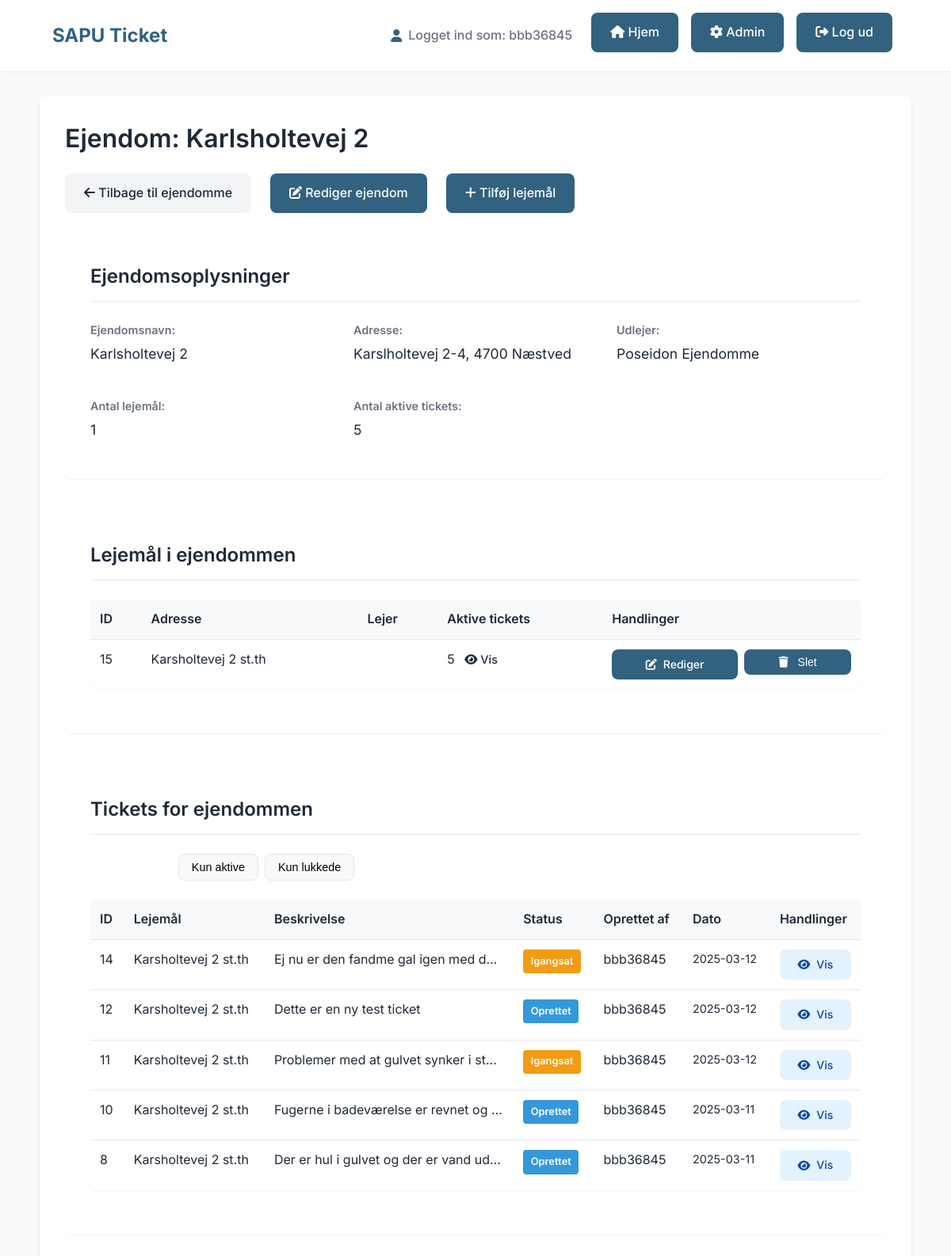
The app's page /admin/properties/view/7 (signed in) with its own data.
### tables this page shows
CREATE TABLE users (
    id INTEGER PRIMARY KEY AUTOINCREMENT,
    username TEXT NOT NULL UNIQUE,
    password_hash TEXT NOT NULL,
    role TEXT,
    invitation_token TEXT,
    invited_by INTEGER,
    unit_id INTEGER, company_name TEXT, phone TEXT, address TEXT, cvr TEXT, speciality TEXT, email TEXT,
    FOREIGN KEY (invited_by) REFERENCES users(id),
    FOREIGN KEY (unit_id) REFERENCES units(id)
);

CREATE TABLE properties (
    id INTEGER PRIMARY KEY AUTOINCREMENT,
    name TEXT NOT NULL,
    owner_id INTEGER NOT NULL,
    adresse TEXT NOT NULL,
    postnummer TEXT NOT NULL,
    by TEXT NOT NULL,
    FOREIGN KEY (owner_id) REFERENCES users(id)
);

CREATE TABLE units (
    id INTEGER PRIMARY KEY AUTOINCREMENT,
    address TEXT NOT NULL,
    property_id INTEGER NOT NULL,
    tenant_id INTEGER,
    FOREIGN KEY (property_id) REFERENCES properties(id),
    FOREIGN KEY (tenant_id) REFERENCES users(id)
);

CREATE TABLE tickets (
    id INTEGER PRIMARY KEY AUTOINCREMENT,
    lejer TEXT NOT NULL,
    beskrivelse TEXT NOT NULL,
    status TEXT NOT NULL,
    udlejer TEXT NOT NULL,
    håndværker TEXT,
    user_id INTEGER,
    unit_id INTEGER NOT NULL, created_at TIMESTAMP, updated_at TIMESTAMP, requires_bid BOOLEAN DEFAULT 0, bid_accepted BOOLEAN DEFAULT 0, craftsman_id INTEGER, craftsman_status TEXT DEFAULT 'pending',
    FOREIGN KEY (user_id) REFERENCES users(id),
    FOREIGN KEY (unit_id) REFERENCES units(id)
);

### app.py (the view, shortened to what this page needs)
@app.route("/admin/properties/view/<int:property_id>")
@flask_login.login_required
def view_property(property_id):
    conn = get_db_connection()
    try:
        property_data = conn.execute('SELECT * FROM properties WHERE id = ?', (property_id,)).fetchone()
        if not property_data:
            flash('Ejendommen blev ikke fundet.', 'error')
            if flask_login.current_user.role == 'admin':
                return redirect(url_for('admin_properties'))
            else:
                return redirect(url_for('udlejer_kontrolpanel'))
        if flask_login.current_user.role == 'udlejer':
            if property_data['owner_id'] != flask_login.current_user.id:
                flash('Du har ikke adgang til at se denne ejendom.', 'error')
                return redirect(url_for('udlejer_kontrolpanel'))
        elif flask_login.current_user.role != 'admin':
            flash('Du har ikke adgang til denne side.', 'error')
            return redirect(url_for('index'))
        owner = conn.execute('SELECT * FROM users WHERE id = ?', (property_data['owner_id'],)).fetchone()
        units = conn.execute('''
            SELECT u.*, t.username as tenant_name
            FROM units u
            LEFT JOIN users t ON u.tenant_id = t.id
            WHERE u.property_id = ?
        ''', (property_id,)).fetchall()
        tickets = conn.execute('''
            SELECT t.*, u.username as creator_name, un.address as unit_address
            FROM tickets t
            LEFT JOIN users u ON t.user_id = u.id
            LEFT JOIN units un ON t.unit_id = un.id
            WHERE un.property_id = ?
            ORDER BY t.created_at DESC
        ''', (property_id,)).fetchall()
        active_tickets = [t for t in tickets if t['status'].lower() != 'lukket']
        closed_tickets = [t for t in tickets if t['status'].lower() == 'lukket']
        return render_template(
            "admin_view_property.html",
            property=property_data,
            owner=owner,
            units=units,
            tickets=tickets,
            active_tickets=active_tickets,
            closed_tickets=closed_tickets
        )
    finally:
        conn.close()

### templates/admin_view_property.html (shortened to what this page needs)
{% extends "base.html" %}
{% block content %}
<div class="container">
    <h1>Ejendom: {{ property.name }}</h1>
    <div class="action-bar top-actions">
        <a href="{{ url_for('admin_properties') }}" class="button-lookalike button-secondary">
            <i class="fas fa-arrow-left"></i> Tilbage til ejendomme
        </a>
        <a href="{{ url_for('edit_property', property_id=property.id) }}" class="button-lookalike">
            <i class="fas fa-edit"></i> Rediger ejendom
        </a>
        <a href="{{ url_for('admin_create_unit') }}?property_id={{ property.id }}" class="button-lookalike">
            <i class="fas fa-plus"></i> Tilføj lejemål
        </a>
    </div>
    <div class="admin-section">
        <h2>Ejendomsoplysninger</h2>
        <div class="property-details">
            <div class="detail-group">
                <div class="detail-label">Ejendomsnavn:</div>
                <div class="detail-value">{{ property.name }}</div>
            </div>
            <div class="detail-group">
                <div class="detail-label">Adresse:</div>
                <div class="detail-value">{{ property.adresse }}, {{ property.postnummer }} {{ property.by }}</div>
            </div>
            <div class="detail-group">
                <div class="detail-label">Udlejer:</div>
                <div class="detail-value">{{ owner.username }}</div>
            </div>
            <div class="detail-group">
                <div class="detail-label">Antal lejemål:</div>
                <div class="detail-value">{{ units|length }}</div>
            </div>
            <div class="detail-group">
                <div class="detail-label">Antal aktive tickets:</div>
                <div class="detail-value">{{ tickets|selectattr('status', 'ne', 'lukket')|list|length }}</div>
            </div>
        </div>
    </div>
    <div class="admin-section">
        <h2>Lejemål i ejendommen</h2>
        {% if units %}
            <table>
                <thead>
                    <tr>
                        <th>ID</th>
                        <th>Adresse</th>
                        <th>Lejer</th>
                        <th>Aktive tickets</th>
                        <th>Handlinger</th>
                    </tr>
                </thead>
                <tbody>
                    {% for unit in units %}
                    <tr>
                        <td data-label="ID">{{ unit.id }}</td>
                        <td data-label="Adresse">{{ unit.address }}</td>
                        <td data-label="Lejer">
                        </td>
                        <td data-label="Aktive tickets">
                            {% set active_tickets = tickets|selectattr('unit_id', 'eq', unit.id)|selectattr('status', 'ne', 'lukket')|list %}
                            {{ active_tickets|length }}
                            {% if active_tickets|length > 0 %}
                                <a href="#tickets-section" class="ticket-link" data-unit-id="{{ unit.id }}">
                                    <i class="fas fa-eye"></i> Vis
                                </a>
                            {% endif %}
                        </td>
                        <td data-label="Handlinger">
                            <div class="action-buttons">
                                <a href="{{ url_for('edit_unit', unit_id=unit.id) }}" class="button-lookalike action-button">
                                    <i class="fas fa-edit"></i> Rediger
                                </a>
                                <form action="{{ url_for('delete_unit', unit_id=unit.id) }}" method="post" class="action-form">
                                    <button type="submit" onclick="return confirm('Er du sikker på, at du vil slette dette lejemål?')" class="button-lookalike button-secondary action-button">
                                        <i class="fas fa-trash"></i> Slet
                                    </button>
                                </form>
                            </div>
                        </td>
                    </tr>
                    {% endfor %}
                </tbody>
            </table>
        {% else %}
            <p class="empty-message">Der er ingen lejemål i denne ejendom.</p>
            <a href="{{ url_for('admin_create_unit') }}?property_id={{ property.id }}" class="button-lookalike">
                <i class="fas fa-plus"></i> Opret første lejemål
            </a>
        {% endif %}
    </div>
    <div class="admin-section" id="tickets-section">
        <h2>Tickets for ejendommen</h2>
        {% if tickets %}
            <div class="filter-buttons">
                <button class="filter-button active" data-filter="all">Alle tickets</button>
                <button class="filter-button" data-filter="active">Kun aktive</button>
                <button class="filter-button" data-filter="closed">Kun lukkede</button>
            </div>
            <table id="tickets-table">
                <thead>
                    <tr>
                        <th>ID</th>
                        <th>Lejemål</th>
                        <th>Beskrivelse</th>
                        <th>Status</th>
                        <th>Oprettet af</th>
                        <th>Dato</th>
                        <th>Handlinger</th>
                    </tr>
                </thead>
                <tbody>
                    {% for ticket in tickets %}
                    <tr data-unit-id="{{ ticket.unit_id }}">
                        <td data-label="ID">{{ ticket.id }}</td>
                        <td data-label="Lejemål" data-unit-id="{{ ticket.unit_id }}">{{ ticket.unit_address or 'Ukendt' }}</td>
                        <td data-label="Beskrivelse" class="description-cell">
                            <div class="description-short">
                                {% if ticket.beskrivelse %}
                                    {{ ticket.beskrivelse[:50] }}{% if ticket.beskrivelse|length > 50 %}...{% endif %}
                                {% else %}
                                    Ingen beskrivelse
                                {% endif %}
                            </div>
                        </td>
                        <td data-label="Status">
                            <span class="status-badge status-{{ ticket.status|lower|replace(' ', '-') }}">{{ ticket.status }}</span>
                        </td>
                        <td data-label="Oprettet af">{{ ticket.creator_name or 'Ukendt' }}</td>
                        <td data-label="Dato">
                            <div class="date-display">
                                <div class="date-day">{{ ticket.created_at.split(' ')[0] if ticket.created_at else 'Ukendt' }}</div>
                            </div>
                        </td>
                        <td data-label="Handlinger">
                            <div class="action-buttons">
                                <a href="{{ url_for('ticket_detail', ticket_id=ticket.id) }}" class="button-lookalike action-button view-button">
                                    <i class="fas fa-eye"></i> Vis
                                </a>
                            </div>
                        </td>
                    </tr>
                    {% endfor %}
                </tbody>
            </table>
        {% else %}
            <p class="empty-message">Der er ingen tickets for denne ejendom.</p>
        {% endif %}
    </div>
</div>
{% endblock %}

### templates/base.html (shortened to what this page needs)
<!DOCTYPE html>
<html lang="da">
<head>
    <link href="https://cdn.jsdelivr.net/npm/select2@4.1.0-rc.0/dist/css/select2.min.css" rel="stylesheet" />
    <link rel="stylesheet" href="https://cdnjs.cloudflare.com/ajax/libs/font-awesome/6.4.0/css/all.min.css">
</head>
<body>
    <div class="header">
        <div class="header-container">
            <div class="logo">SAPU Ticket</div>
            <div class="nav-links">
                {% if flask_login.current_user.is_authenticated %}
                    <div class="user-info">
                        <i class="fas fa-user"></i> Logget ind som: {{ flask_login.current_user.username }}
                    </div>
                    <a href="{{ url_for('index') }}" class="button-lookalike">
                        <i class="fas fa-home"></i> Hjem
                    </a>
                    {% if flask_login.current_user.role == 'admin' %}
                        <a href="{{ url_for('admin') }}" class="button-lookalike">
                            <i class="fas fa-cog"></i> Admin
                        </a>
                    {% endif %}
                    <a href="{{ url_for('logout') }}" class="button-lookalike">
                        <i class="fas fa-sign-out-alt"></i> Log ud
                    </a>
                {% else %}
                    <a href="{{ url_for('login') }}" class="button-lookalike">
                        <i class="fas fa-sign-in-alt"></i> Log ind
                    </a>
                {% endif %}
            </div>
        </div>
    </div>
    {% block content %}{% endblock %}
</body>
</html>

### records on screen
users: current_user.username "bbb36845"
properties: name "Karlsholtevej 2", adresse "Karslholtevej 2-4", postnummer "4700", by "Næstved"
users: username "Poseidon Ejendomme"
units: id "15", address "Karsholtevej 2 st.th", active_tickets "5"
tickets: id "14", address "Karsholtevej 2 st.th", beskrivelse "Ej nu er den fandme gal igen med d…", status "Igangsat", username "bbb36845", created_at "2025-03-12"
tickets: id "12", address "Karsholtevej 2 st.th", beskrivelse "Dette er en ny test ticket", status "Oprettet", username "bbb36845", created_at "2025-03-12"
tickets: id "11", address "Karsholtevej 2 st.th", beskrivelse "Problemer med at gulvet synker i st…", status "Igangsat", username "bbb36845", created_at "2025-03-12"
tickets: id "10", address "Karsholtevej 2 st.th", beskrivelse "Fugerne i badeværelse er revnet og…", status "Oprettet", username "bbb36845", created_at "2025-03-11"
tickets: id "8", address "Karsholtevej 2 st.th", beskrivelse "Der er hul i gulvet og der er vand ud…", status "Oprettet", username "bbb36845", created_at "2025-03-11"

### other values on screen
{{ units|length }} "1"
{{ tickets|selectattr('status', 'ne', 'lukket')|list|length }} "5"
